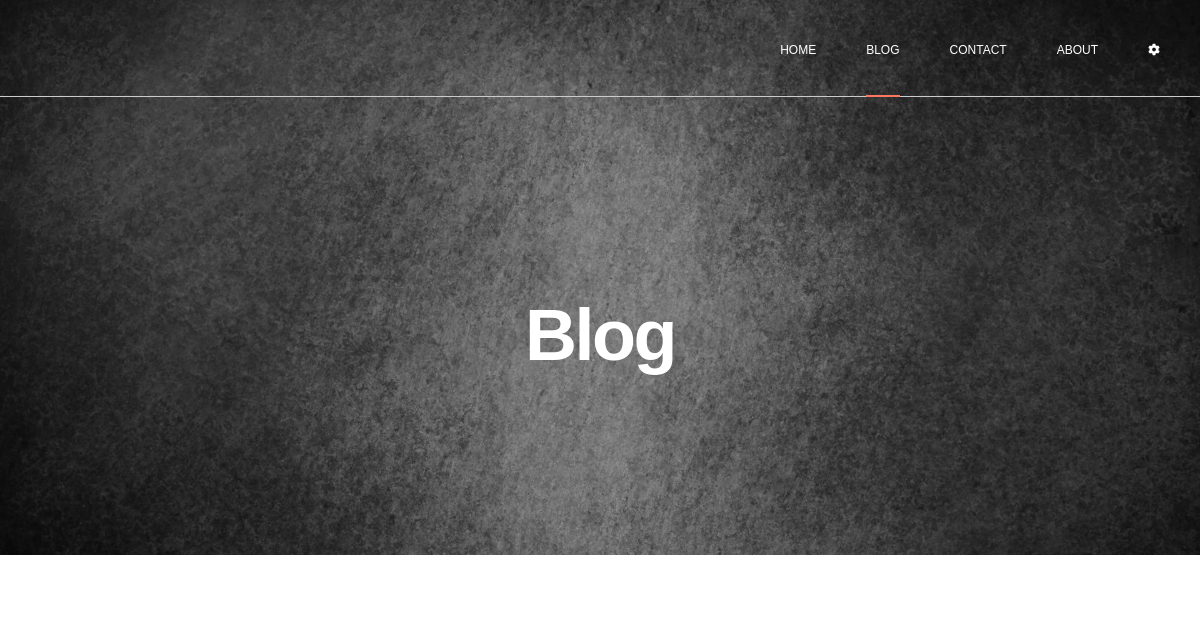
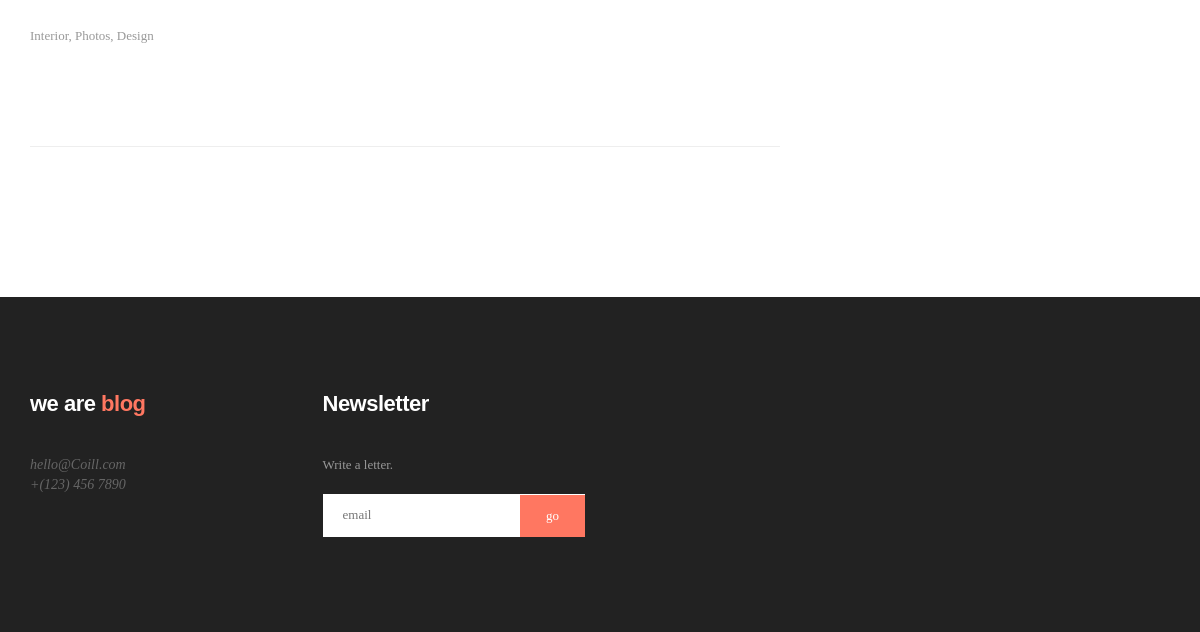
Before: /blog with the older database file (2 pictures, top to bottom).
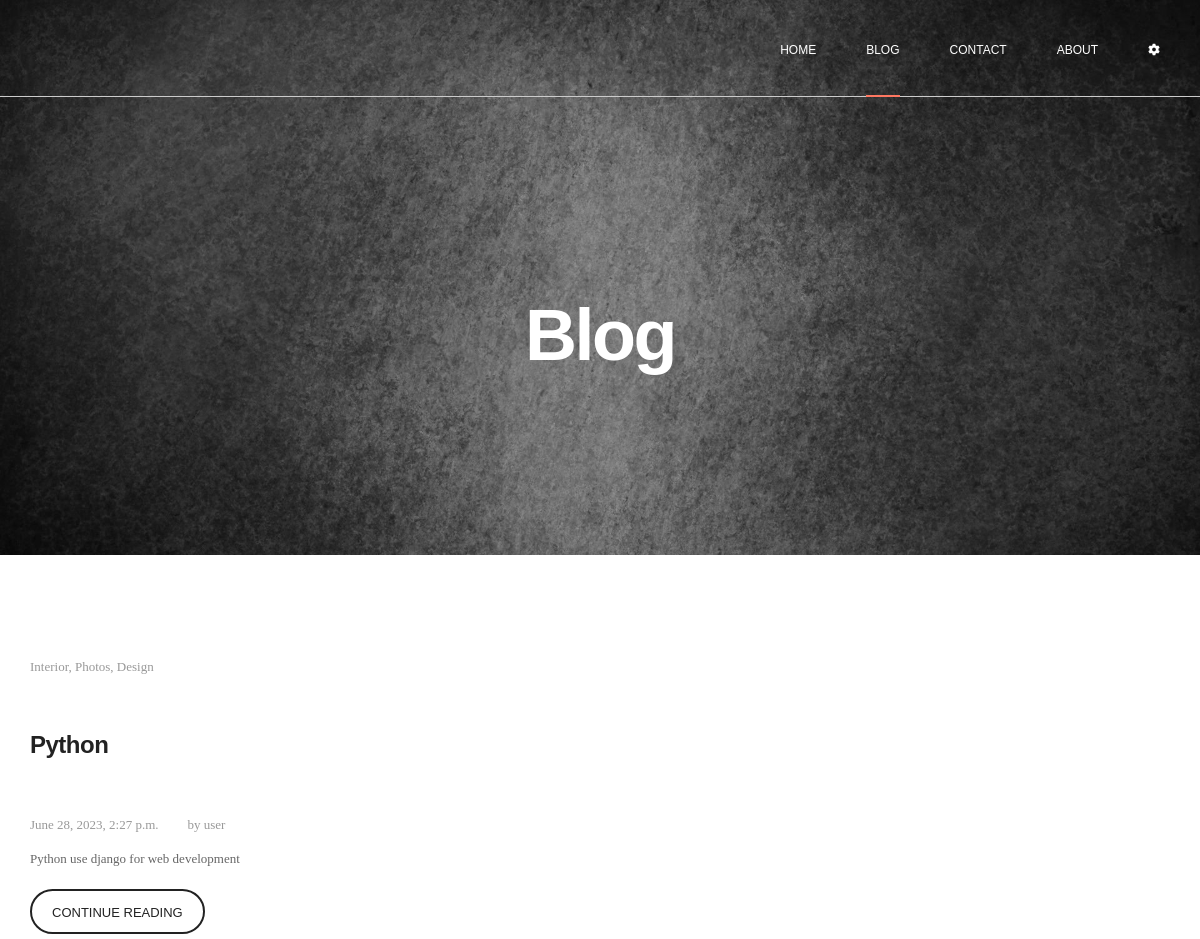
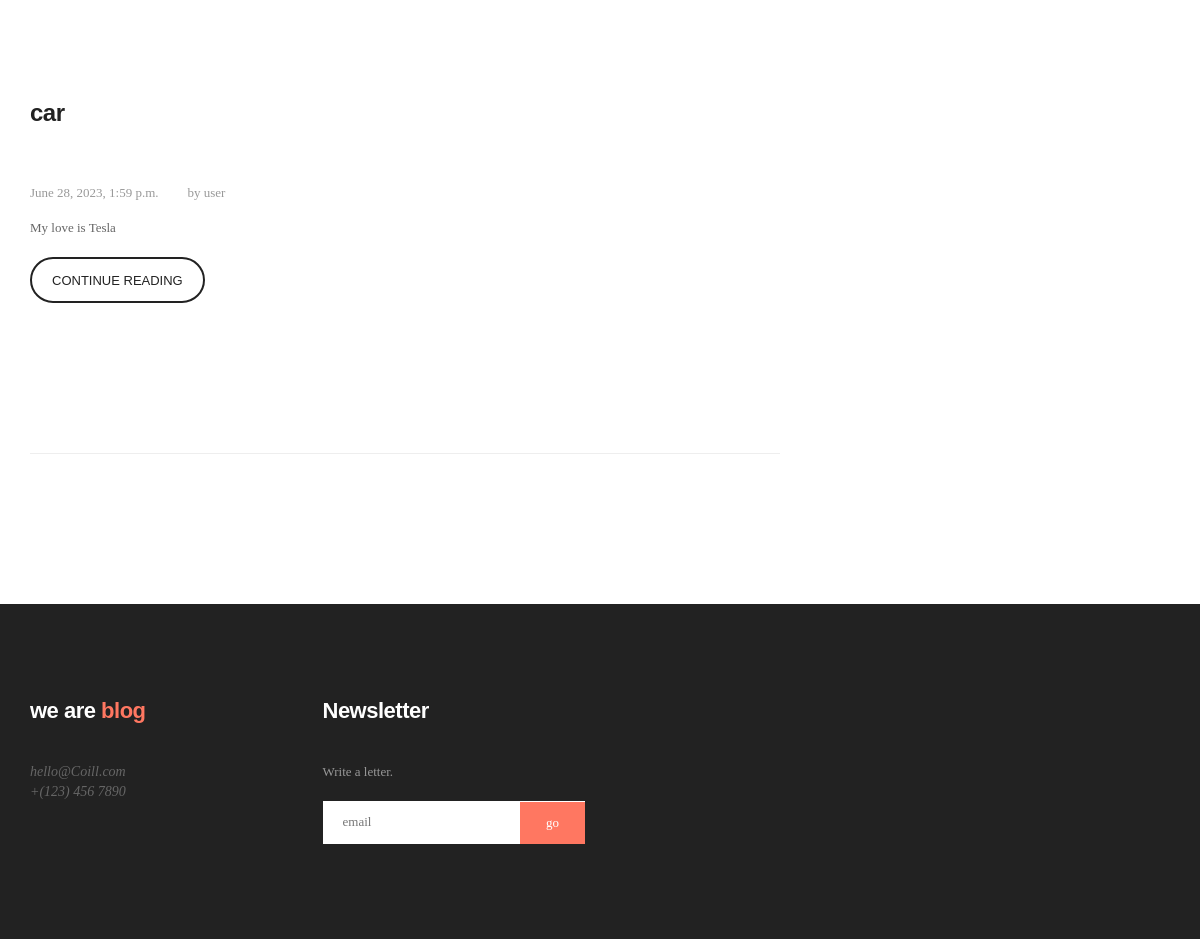
After: the same page with the newer database file (2 pictures, top to bottom).
### blog/models.py (models this page shows, shortened)
class Post(models.Model):
    DoesNotExist = None
    class Status(models.TextChoices):
        DRAFT = 'DF', 'Draft'
        PUBLISHED = 'PB', 'Published'
    title = models.CharField(max_length=25)
    slug = models.SlugField(max_length=50, unique=True)
    author = models.ForeignKey('User', on_delete=models.CASCADE)
    body = models.TextField()
    publish = models.DateTimeField(default=timezone.now)
    created_time = models.DateTimeField(auto_now_add=True)
    updated_time = models.DateTimeField(auto_now=True)
    status = models.CharField(max_length=2,
                              choices=Status.choices,
                              default=Status.DRAFT)
    objects = models.Manager()  # менеджер, применяемый по умолчанию
    published = PublishedManager()  # конкретно-прикладной менеджер
    class Meta:
        ordering = ['-publish']
        indexes = [
            models.Index(fields=['-publish']),
        ]

class User(models.Model):
    username = models.CharField(max_length=50)
    password = models.CharField(max_length=50)
    email = models.EmailField(unique=True)
    first_name = models.CharField(max_length=50)
    last_name = models.CharField(max_length=50)
    is_activ = models.BooleanField(default=False)
    created_time = models.DateTimeField(auto_now_add=True)
    def __str__(self):
        return self.username

### blog/views.py (the view)
# urls.py: path('blog', post_list),
def post_list(request):
    posts = Post.published.all()
    return render(request,
        'blog2.html',
        {'posts': posts})

### blog/models.py (called while the page is built)
    def get_queryset(self):
        return super().get_queryset().filter(status=Post.Status.PUBLISHED)

### templates/blog2.html (shortened to what this page needs)
<!doctype html>
<html lang="en" class="no-js">
<head>
    <link rel="stylesheet" href="static/css/apps.min.css">
    <link rel="stylesheet" type="text/css" href="static/css/style.css">
</head>
<body>
    <div id="container">
        <header class="clearfix trans">
            <nav class="navbar navbar-default navbar-fixed-top" role="navigation">
                <div class="container-fluid">
                    <div class="collapse navbar-collapse" id="bs-example-navbar-collapse-1">
                        <ul class="nav navbar-nav navbar-right navigate-section">
                            <li><a href="home">Home</a></li>
                            <li><a class="active" href="blog">Blog</a></li>
                            <li><a href="contact">Contact</a></li>
                            <li><a href="about">About</a></li>
                            <link rel="stylesheet" href="https://cdnjs.cloudflare.com/ajax/libs/font-awesome/5.15.3/css/all.min.css">
                            <li class="settings"><a href="#"><i class="fas fa-cog"></i></a></li>
                        </ul>
                    </div>
                </div>
            </nav>
        </header>
    </div>
    <section class="page-banner-section blog">
        <div class="container">
            <h1>Blog</h1>
        </div>
    </section>
    <section class="blog-section">
        <div class="container">
            <div class="row">
                <div class="col-md-8">
                    <div class="blog-box">
                        <div class="blog-post">
                            {% block content %}
                            <span class="category">Interior, Photos, Design</span>
                            {% for post in posts %}
                            <h2><a href="single-post.html">{{ post.title }}</a></h2>
                            <ul class="post-meta">
                                <li>
                                    {{ post.publish }}
                                </li>
                                <li>
                                    by <a href="#">{{ post.author }}</a>
                                </li>
                            </ul>
                            <p> {{ post.body }} </p>
                            <a class="button-two" href="blog/{{post.slug}}/">Continue Reading</a>
                            {% endfor %}
                            {% endblock %}
                        </div>
                    </div>
                </div>
            </div>
        </div>
    </section>
                        <footer>
                            <div class="up-footer">
                                <div class="container">
                                    <div class="row">
                                        <div class="col-md-3 col-sm-6">
                                            <div class="footer-widget text-widget">
                                                <h2>we are <span>blog</span></h2>
                                                <span>hello@Coill.com</span>
                                                <span>+(123) 456 7890</span>
                                            </div>
                                        </div>
                                        <div class="col-md-3 col-sm-6">
                                            <div class="footer-widget newsletter-widget">
                                                <h2>Newsletter</h2>
                                                <p>Write a letter. </p>
                                                <form class="newletter-form">
                                                    <input type="text" name="your-email" id="your-email" placeholder="email" />
                                                    <input type="submit" id="submit_it" value="go" />
                                                </form>
                                            </div>
                                        </div>
                                    </div>
                                </div>
                            </div>
                        </footer>
</body>
</html>

Changed rows visible on the page:
added Post: title "Python", publish "June 28, 2023, 2:27 p.m.", author "user", body "Python use django for web development"
added Post: title "car", publish "June 28, 2023, 1:59 p.m.", author "user", body "My love is Tesla"
